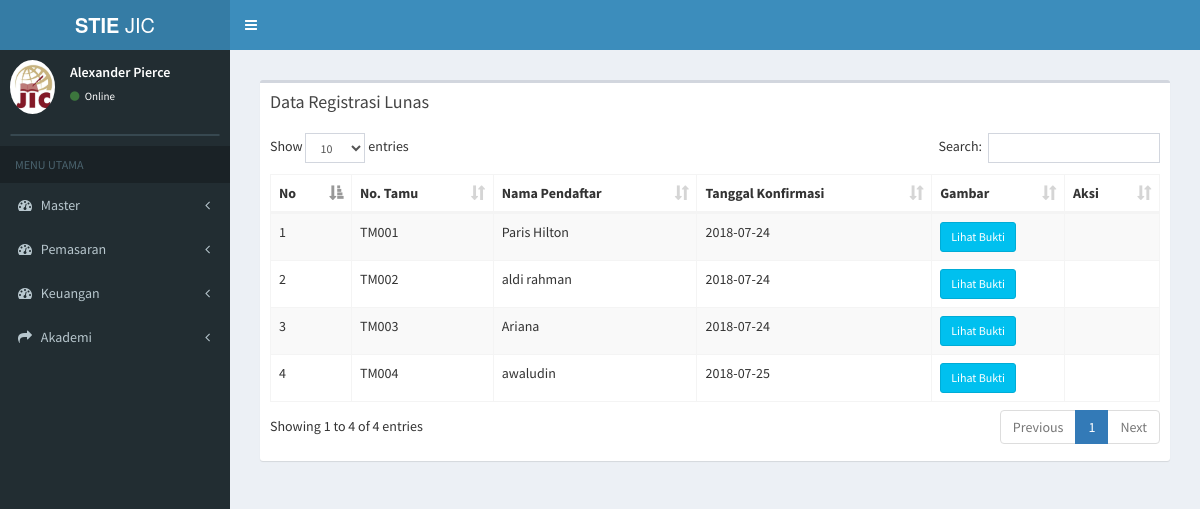
/index.php/finance/data_lunas, run on an earlier commit of the app's database.
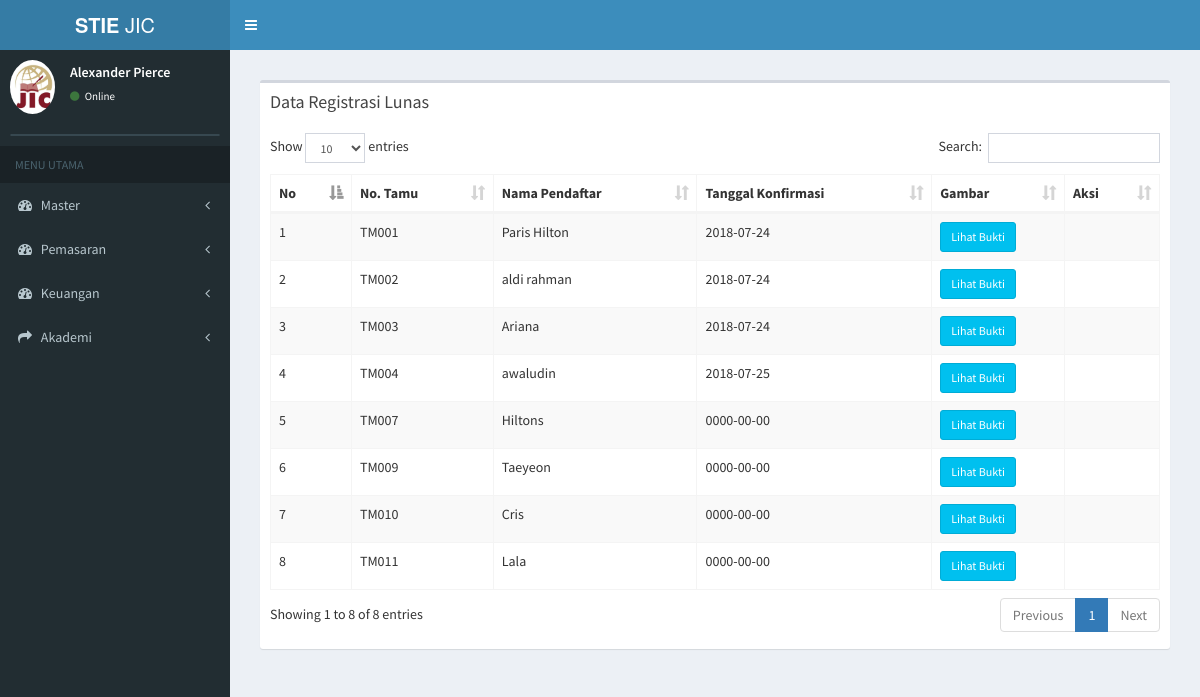
And on a later commit of the database.
### tables this page shows
CREATE TABLE `tb_pendaftaran` (
  `id_pendaftaran` varchar(6) NOT NULL,
  `tanggal_pendaftaran` date NOT NULL,
  `nama_pendaftar` varchar(50) NOT NULL,
  `jk_pendaftar` varchar(20) NOT NULL,
  `id_sekolah` varchar(6) NOT NULL,
  `jurusan` varchar(20) NOT NULL,
  `alamat` varchar(100) NOT NULL,
  `email` varchar(30) NOT NULL,
  `no_telp` varchar(15) NOT NULL,
  `waktu` varchar(10) NOT NULL,
  `status_bayar` varchar(20) NOT NULL,
  `id_prodi` varchar(6) NOT NULL,
  `sumber` varchar(30) NOT NULL,
  `bukti_transfer` text NOT NULL,
  `id_du` varchar(6) NOT NULL,
  `f1` text NOT NULL,
  `f2` text NOT NULL,
  `f3` text NOT NULL,
  `notes` text NOT NULL,
  `tanggal_konfirmasi` date NOT NULL,
  `sgs` varchar(20) NOT NULL
);

### application/controllers/finance.php (called while the page is built, shortened)
<?php
class Finance extends CI_Controller {
	public function __construct()
	{
		$this->load->model('finance_model');
		$this->load->model('biaya_sekolah_model');
	}
	public function data_lunas()
	{
		$data['main_view'] = 'Finance/data_lunas_view';
		$data['mahasiswa'] = $this->finance_model->data_lunas();
		$this->load->view('template', $data);
	}
}

### index.php (called while the page is built, shortened)
<?php
require_once BASEPATH.'core/CodeIgniter.php';

### application/models/finance_model.php (called while the page is built, shortened)
<?php
class Finance_model extends CI_Model {
  public function data_lunas(){
    $query = $this->db->query("SELECT * FROM tb_pendaftaran WHERE status_bayar = 'Lunas' OR status_bayar = 'Aktif'")->result();
    return $query;
  }
}

### application/views/Finance/data_lunas_view.php (the view, shortened to what this page needs)
<section class="content">
      <div class="row">
        <div class="col-xs-12">
          <div class="box">
            <div class="box-header">
              <h3 class="box-title">Data Registrasi Lunas</h3>
            </div>
            <div class="box-body">
              <table id="example1" class="table table-bordered table-striped">
                <thead>
                <tr>
                  <th>No</th>
                  <th>No. Tamu</th>
                  <th>Nama Pendaftar</th>
                  <th>Tanggal Konfirmasi</th>
                  <th>Gambar</th>
                  <th>Aksi</th>
                </tr>
                </thead>
                <tbody>
                <?php
                $no = 0;
                foreach ($mahasiswa as $data) {
                  echo '
                <tr>
                  <td>'.++$no.'</td>
                  <td name="id_pendaftaran">'.$data->id_pendaftaran.'
                  </td>
                  <td>'.$data->nama_pendaftar.'</td>
                  <td>'.$data->tanggal_konfirmasi.'
                  </td>
                  <td> <a href="'.base_url('uploads/'.$data->bukti_transfer).'" class="btn btn-info btn-sm" target="_blank">Lihat Bukti</a>
                  </td>
                  <td>
                ' ;
              }
              ?>
                </tbody>
              </table>
            </div>
          </div>
        </div>
      </div>
    </section>

What changed in the data, as far as the page shows it:
added tb_pendaftaran: id_pendaftaran "TM007", nama_pendaftar "Hiltons", tanggal_konfirmasi "0000-00-00"
added tb_pendaftaran: id_pendaftaran "TM009", nama_pendaftar "Taeyeon", tanggal_konfirmasi "0000-00-00"
added tb_pendaftaran: id_pendaftaran "TM010", nama_pendaftar "Cris", tanggal_konfirmasi "0000-00-00"
added tb_pendaftaran: id_pendaftaran "TM011", nama_pendaftar "Lala", tanggal_konfirmasi "0000-00-00"
Also different on the page:
text written by a page script: "Show entries Search: Showing 1 to 4 of 4 entries Previous 1 Next" → "Show entries Search: Showing 1 to 8 of 8 entries Previous 1 Next"
